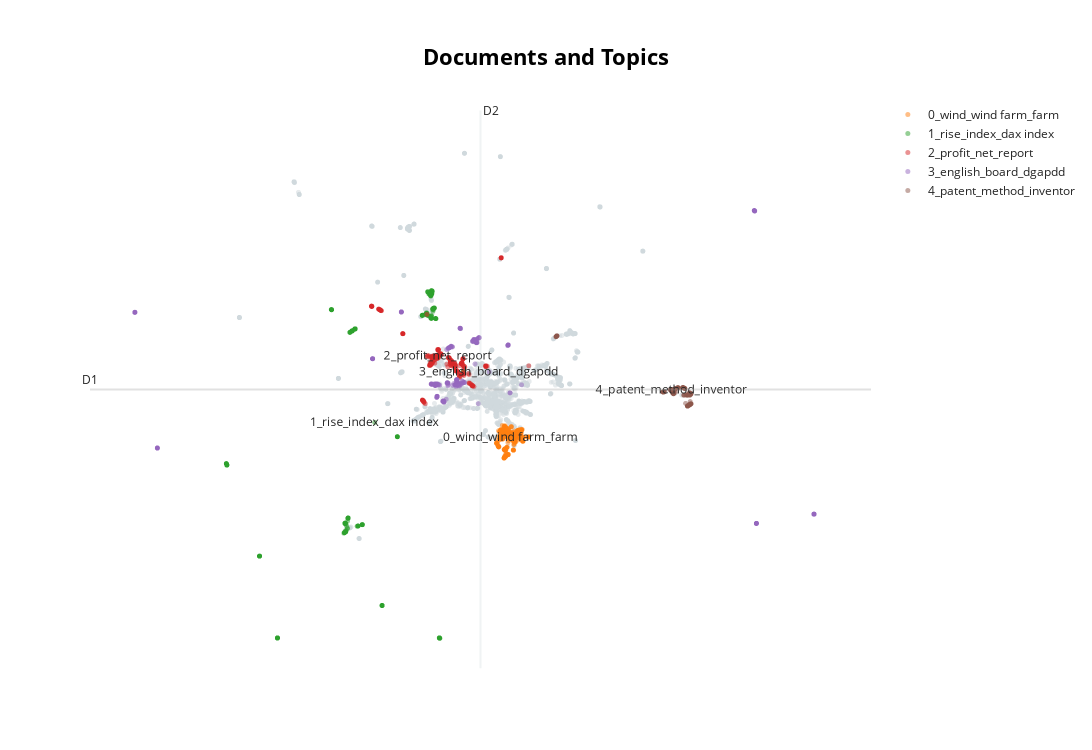

Here is the notebook cell this chart was saved with:
### Code cell
bert_model.visualize_documents(articles['title'])

### Figure 1 — Plotly figure (JSON) as saved in the notebook; plotly's stock layout.template omitted (floating-point values rounded to 4 significant figures; data arrays with more than 128 entries replaced by an {"elided": "..."} marker saying what was removed)
{"data": [{"hoverinfo": "text", "hovertext": {"elided": "2304 str values"}, "marker": {"color": "#CFD8DC", "opacity": 0.5, "size": 5}, "mode": "markers+text", "name": "other", "showlegend": false, "type": "scattergl", "x": {"elided": "2304 float values"}, "y": {"elided": "2304 float values"}}, {"hoverinfo": "text", "hovertext": {"elided": "404 str values"}, "marker": {"opacity": 0.5, "size": 5}, "mode": "markers+text", "name": "0_wind_wind farm_farm", "text": {"elided": "404 str values"}, "textfont": {"size": 12}, "type": "scattergl", "x": {"elided": "404 float values"}, "y": {"elided": "404 float values"}}, {"hoverinfo": "text", "hovertext": {"elided": "342 str values"}, "marker": {"opacity": 0.5, "size": 5}, "mode": "markers+text", "name": "1_rise_index_dax index", "text": {"elided": "342 str values"}, "textfont": {"size": 12}, "type": "scattergl", "x": {"elided": "342 float values"}, "y": {"elided": "342 float values"}}, {"hoverinfo": "text", "hovertext": {"elided": "339 str values"}, "marker": {"opacity": 0.5, "size": 5}, "mode": "markers+text", "name": "2_profit_net_report", "text": {"elided": "339 str values"}, "textfont": {"size": 12}, "type": "scattergl", "x": {"elided": "339 float values"}, "y": {"elided": "339 float values"}}, {"hoverinfo": "text", "hovertext": {"elided": "328 str values"}, "marker": {"opacity": 0.5, "size": 5}, "mode": "markers+text", "name": "3_english_board_dgapdd", "text": {"elided": "328 str values"}, "textfont": {"size": 12}, "type": "scattergl", "x": {"elided": "328 float values"}, "y": {"elided": "328 float values"}}, {"hoverinfo": "text", "hovertext": {"elided": "206 str values"}, "marker": {"opacity": 0.5, "size": 5}, "mode": "markers+text", "name": "4_patent_method_inventor", "text": {"elided": "206 str values"}, "textfont": {"size": 12}, "type": "scattergl", "x": {"elided": "206 float values"}, "y": {"elided": "206 float values"}}], "layout": {"annotations": [{"showarrow": false, "text": "D1", "x": -21.16, "y": 4.053, "yshift": 10}, {"showarrow": false, "text": "D2", "x": 2.853, "xshift": 10, "y": 27.12}], "height": 750, "shapes": [{"line": {"color": "#CFD8DC", "width": 2}, "type": "line", "x0": 2.853, "x1": 2.853, "y0": -19.01, "y1": 27.12}, {"line": {"color": "#9E9E9E", "width": 2}, "type": "line", "x0": -21.16, "x1": 26.87, "y0": 4.053, "y1": 4.053}], "title": {"font": {"color": "Black", "size": 22}, "text": "<b>Documents and Topics", "x": 0.5, "xanchor": "center", "yanchor": "top"}, "width": 1200, "xaxis": {"autorange": true, "range": [-21.74, 26.92], "type": "linear", "visible": false}, "yaxis": {"autorange": true, "range": [-19.14, 27.9], "type": "linear", "visible": false}}}
